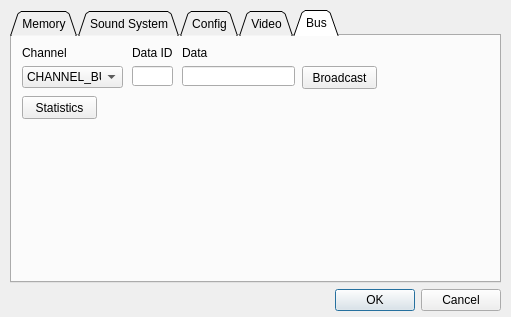
<?xml version="1.0" encoding="UTF-8"?>
<ui version="4.0">
 <class>xfwnd_debug</class>
 <widget class="QDialog" name="xfwnd_debug">
  <property name="geometry">
   <rect>
    <x>0</x>
    <y>0</y>
    <width>511</width>
    <height>317</height>
   </rect>
  </property>
  <property name="windowTitle">
   <string>Dialog</string>
  </property>
  <property name="modal">
   <bool>true</bool>
  </property>
  <widget class="QWidget" name="verticalLayoutWidget">
   <property name="geometry">
    <rect>
     <x>10</x>
     <y>10</y>
     <width>491</width>
     <height>301</height>
    </rect>
   </property>
   <layout class="QVBoxLayout" name="verticalLayout">
    <item>
     <widget class="QTabWidget" name="tabWidget">
      <property name="tabShape">
       <enum>QTabWidget::Triangular</enum>
      </property>
      <property name="currentIndex">
       <number>4</number>
      </property>
      <property name="elideMode">
       <enum>Qt::ElideNone</enum>
      </property>
      <widget class="QWidget" name="tab">
       <attribute name="title">
        <string>Memory</string>
       </attribute>
       <widget class="QPushButton" name="pb_KillAll">
        <property name="geometry">
         <rect>
          <x>10</x>
          <y>210</y>
          <width>91</width>
          <height>23</height>
         </rect>
        </property>
        <property name="text">
         <string>&gt;&gt;&gt; Kill All &lt;&lt;&lt;</string>
        </property>
       </widget>
       <widget class="QListWidget" name="l_MemUnits">
        <property name="geometry">
         <rect>
          <x>10</x>
          <y>10</y>
          <width>331</width>
          <height>192</height>
         </rect>
        </property>
       </widget>
       <widget class="QPushButton" name="pb_ulist">
        <property name="geometry">
         <rect>
          <x>110</x>
          <y>210</y>
          <width>75</width>
          <height>23</height>
         </rect>
        </property>
        <property name="text">
         <string>ulist</string>
        </property>
       </widget>
      </widget>
      <widget class="QWidget" name="tab_2">
       <attribute name="title">
        <string>Sound System</string>
       </attribute>
       <widget class="QPushButton" name="pb_SndStart">
        <property name="geometry">
         <rect>
          <x>10</x>
          <y>10</y>
          <width>111</width>
          <height>23</height>
         </rect>
        </property>
        <property name="text">
         <string>Start Sound System</string>
        </property>
       </widget>
      </widget>
      <widget class="QWidget" name="tab_3">
       <attribute name="title">
        <string>Config</string>
       </attribute>
       <widget class="QPushButton" name="pb_InitCfg">
        <property name="geometry">
         <rect>
          <x>20</x>
          <y>20</y>
          <width>75</width>
          <height>23</height>
         </rect>
        </property>
        <property name="text">
         <string>Initialize</string>
        </property>
       </widget>
      </widget>
      <widget class="QWidget" name="tab_4">
       <attribute name="title">
        <string>Video</string>
       </attribute>
       <widget class="QPushButton" name="pb_InitVideo">
        <property name="geometry">
         <rect>
          <x>40</x>
          <y>40</y>
          <width>75</width>
          <height>23</height>
         </rect>
        </property>
        <property name="text">
         <string>Initialize</string>
        </property>
       </widget>
      </widget>
      <widget class="QWidget" name="tab_5">
       <attribute name="title">
        <string>Bus</string>
       </attribute>
       <widget class="QPushButton" name="pb_BusStats">
        <property name="geometry">
         <rect>
          <x>10</x>
          <y>60</y>
          <width>75</width>
          <height>23</height>
         </rect>
        </property>
        <property name="text">
         <string>Statistics</string>
        </property>
       </widget>
       <widget class="QComboBox" name="cb_Channel">
        <property name="geometry">
         <rect>
          <x>10</x>
          <y>30</y>
          <width>101</width>
          <height>22</height>
         </rect>
        </property>
        <item>
         <property name="text">
          <string>CHANNEL_BUS</string>
         </property>
        </item>
        <item>
         <property name="text">
          <string>CHANNEL_0</string>
         </property>
        </item>
        <item>
         <property name="text">
          <string>CHANNEL_1</string>
         </property>
        </item>
        <item>
         <property name="text">
          <string>CHANNEL_2</string>
         </property>
        </item>
        <item>
         <property name="text">
          <string>CHANNEL_3</string>
         </property>
        </item>
        <item>
         <property name="text">
          <string>CHANNEL_4</string>
         </property>
        </item>
        <item>
         <property name="text">
          <string>CHANNEL_5</string>
         </property>
        </item>
        <item>
         <property name="text">
          <string>CHANNEL_6</string>
         </property>
        </item>
        <item>
         <property name="text">
          <string>CHANNEL_7</string>
         </property>
        </item>
        <item>
         <property name="text">
          <string>CHANNEL_8</string>
         </property>
        </item>
        <item>
         <property name="text">
          <string>CHANNEL_9</string>
         </property>
        </item>
        <item>
         <property name="text">
          <string>CHANNEL_10</string>
         </property>
        </item>
        <item>
         <property name="text">
          <string>CHANNEL_11</string>
         </property>
        </item>
        <item>
         <property name="text">
          <string>CHANNEL_12</string>
         </property>
        </item>
        <item>
         <property name="text">
          <string>CHANNEL_13</string>
         </property>
        </item>
        <item>
         <property name="text">
          <string>CHANNEL_14</string>
         </property>
        </item>
        <item>
         <property name="text">
          <string>CHANNEL_15</string>
         </property>
        </item>
        <item>
         <property name="text">
          <string>CHANNEL_16</string>
         </property>
        </item>
        <item>
         <property name="text">
          <string>CHANNEL_17</string>
         </property>
        </item>
        <item>
         <property name="text">
          <string>CHANNEL_18</string>
         </property>
        </item>
        <item>
         <property name="text">
          <string>CHANNEL_19</string>
         </property>
        </item>
        <item>
         <property name="text">
          <string>CHANNEL_20</string>
         </property>
        </item>
        <item>
         <property name="text">
          <string>CHANNEL_21</string>
         </property>
        </item>
        <item>
         <property name="text">
          <string>CHANNEL_22</string>
         </property>
        </item>
        <item>
         <property name="text">
          <string>CHANNEL_23</string>
         </property>
        </item>
        <item>
         <property name="text">
          <string>CHANNEL_24</string>
         </property>
        </item>
        <item>
         <property name="text">
          <string>CHANNEL_25</string>
         </property>
        </item>
        <item>
         <property name="text">
          <string>CHANNEL_26</string>
         </property>
        </item>
        <item>
         <property name="text">
          <string>CHANNEL_27</string>
         </property>
        </item>
        <item>
         <property name="text">
          <string>CHANNEL_28</string>
         </property>
        </item>
        <item>
         <property name="text">
          <string>CHANNEL_29</string>
         </property>
        </item>
        <item>
         <property name="text">
          <string>CHANNEL_30</string>
         </property>
        </item>
        <item>
         <property name="text">
          <string>CHANNEL_31</string>
         </property>
        </item>
       </widget>
       <widget class="QLineEdit" name="le_ID">
        <property name="geometry">
         <rect>
          <x>120</x>
          <y>30</y>
          <width>41</width>
          <height>20</height>
         </rect>
        </property>
       </widget>
       <widget class="QLabel" name="label">
        <property name="geometry">
         <rect>
          <x>10</x>
          <y>10</y>
          <width>46</width>
          <height>13</height>
         </rect>
        </property>
        <property name="text">
         <string>Channel</string>
        </property>
       </widget>
       <widget class="QLabel" name="label_2">
        <property name="geometry">
         <rect>
          <x>120</x>
          <y>10</y>
          <width>46</width>
          <height>13</height>
         </rect>
        </property>
        <property name="text">
         <string>Data ID</string>
        </property>
       </widget>
       <widget class="QLineEdit" name="le_Data">
        <property name="geometry">
         <rect>
          <x>170</x>
          <y>30</y>
          <width>113</width>
          <height>20</height>
         </rect>
        </property>
       </widget>
       <widget class="QLabel" name="label_3">
        <property name="geometry">
         <rect>
          <x>170</x>
          <y>10</y>
          <width>46</width>
          <height>13</height>
         </rect>
        </property>
        <property name="text">
         <string>Data</string>
        </property>
       </widget>
       <widget class="QPushButton" name="pb_Broadcast">
        <property name="geometry">
         <rect>
          <x>290</x>
          <y>30</y>
          <width>75</width>
          <height>23</height>
         </rect>
        </property>
        <property name="text">
         <string>Broadcast</string>
        </property>
       </widget>
      </widget>
     </widget>
    </item>
    <item>
     <widget class="QDialogButtonBox" name="buttonBox">
      <property name="orientation">
       <enum>Qt::Horizontal</enum>
      </property>
      <property name="standardButtons">
       <set>QDialogButtonBox::Cancel|QDialogButtonBox::Ok</set>
      </property>
     </widget>
    </item>
   </layout>
  </widget>
 </widget>
 <resources/>
 <connections>
  <connection>
   <sender>buttonBox</sender>
   <signal>accepted()</signal>
   <receiver>xfwnd_debug</receiver>
   <slot>accept()</slot>
   <hints>
    <hint type="sourcelabel">
     <x>249</x>
     <y>309</y>
    </hint>
    <hint type="destinationlabel">
     <x>157</x>
     <y>274</y>
    </hint>
   </hints>
  </connection>
  <connection>
   <sender>buttonBox</sender>
   <signal>rejected()</signal>
   <receiver>xfwnd_debug</receiver>
   <slot>reject()</slot>
   <hints>
    <hint type="sourcelabel">
     <x>317</x>
     <y>309</y>
    </hint>
    <hint type="destinationlabel">
     <x>286</x>
     <y>274</y>
    </hint>
   </hints>
  </connection>
 </connections>
</ui>
